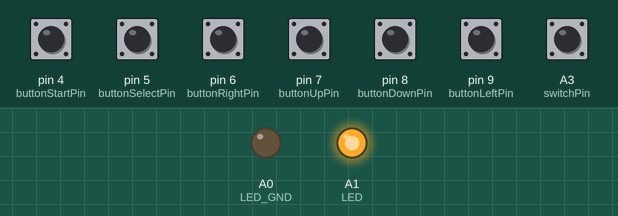
Bench run of a program on a simulated Arduino Leonardo, built with avr-gcc and run on an emulated ATmega32U4. Shown: output pins drawn as LEDs (lit = HIGH). The test bench sets the inputs (shaded band); at power-on: A3 (switchPin), pin 4 (buttonStartPin), pin 5 (buttonSelectPin), pin 6 (buttonRightPin), pin 7 (buttonUpPin), pin 8 (buttonDownPin), pin 9 (buttonLeftPin) HIGH. USB keyboard and mouse output is not drawn.

Above: at 4.3 s.
4.4 s: pin 4 (buttonStartPin) pulled LOW for 0.15 s
At 5.7 s:
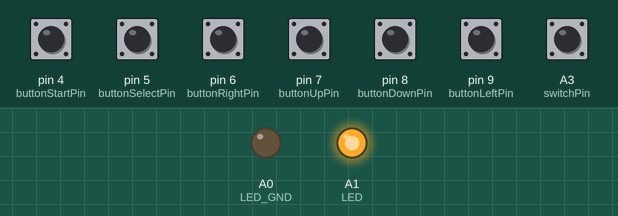
6.0 s: pin 5 (buttonSelectPin) pulled LOW for 1 s
At 7.8 s:
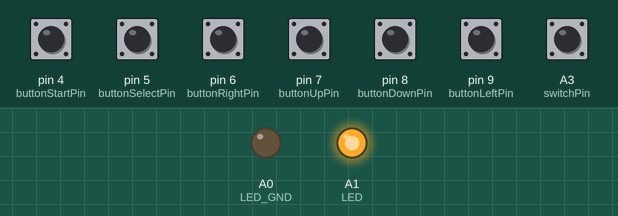
Timing chart, 0 to 9.3 s (numbered marks = the images above; inputs shaded):
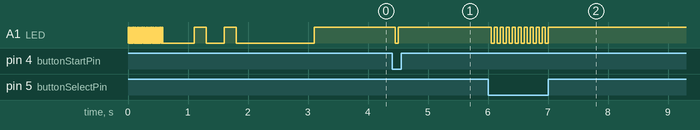

The program:

main.cpp
```cpp
// pinout:
// 4 --   start
// 5 --   select
// 6 --   right
// 7 --   up
// 8 --   down
// 9 --   left
// A1 --  led
// A0 -   led gnd
// A3 -   switch

// two blinks on startup: gamepad mode
// three blinks on startup: keyboard mode

// foam dance pad from AliExpress
// detected as gamepad with buttons 10 and hat:
// 10 --  start
// 9 --   select
// 4 --   right
// 3 --   up
// 2 --   down
// 1 --   left

#include <Arduino.h>
#include <Joystick.h>
#include <Keyboard.h>

#include "blinker.h"
#include "buttonDebounce.h"
#include "serialHelpers.h"
#define LED A1
#define LED_GND A0

Blinker blinker;

const int buttonStartPin = 4;
const int buttonSelectPin = 5;
const int buttonRightPin = 6;
const int buttonUpPin = 7;
const int buttonDownPin = 8;
const int buttonLeftPin = 9;

const int inputGuardPin = 10;
bool isInputEnabled = true;
bool isButtonsReleased = false;

const int switchPin = A3;
bool switchState = false;

ButtonDebounce buttonStartState;
ButtonDebounce buttonSelectState;
ButtonDebounce buttonRightState;
ButtonDebounce buttonUpState;
ButtonDebounce buttonDownState;
ButtonDebounce buttonLeftState;

void updateStates();
void setButtons();
void setButton(int, ButtonDebounce, char);
void updateBlinker();
void checkInputGuard();
void releaseButtons();
void startupBlink();
void switchBlink();

// Set up joystick with 6 buttons, and disable hat switch & all axes
Joystick_ Joystick(JOYSTICK_DEFAULT_REPORT_ID, JOYSTICK_TYPE_GAMEPAD, 10, 0,
                   false, false, false, false, false, false, false, false,
                   false, false, false);

void setup() {
  Serial.begin(115200);

  pinMode(LED, OUTPUT);
  pinMode(LED_GND, OUTPUT);

  pinMode(buttonLeftPin, INPUT_PULLUP);
  pinMode(buttonRightPin, INPUT_PULLUP);
  pinMode(buttonDownPin, INPUT_PULLUP);
  pinMode(buttonUpPin, INPUT_PULLUP);
  pinMode(buttonStartPin, INPUT_PULLUP);
  pinMode(buttonSelectPin, INPUT_PULLUP);
  pinMode(switchPin, INPUT_PULLUP);
  pinMode(inputGuardPin, INPUT_PULLUP);

  blinker.setPeriod(1000, 100);

  startupBlink();
  delay(500);

  switchState = digitalRead(switchPin);
  switchBlink();
  delay(1000);
  if (switchState) {
    Joystick.begin();
  } else {
    Keyboard.begin();
  }
}

void loop() {
  updateStates();
  checkInputGuard();
  setButtons();

  updateBlinker();
  digitalWrite(LED, blinker.state);
}

void checkInputGuard() {
  isInputEnabled = true;  // !digitalRead(inputGuardPin);
  if (isInputEnabled) {
    isButtonsReleased = false;
  } else {
    releaseButtons();
    isButtonsReleased = true;
  }
}

void releaseButtons() {
  if (isButtonsReleased) return;
  if (switchState) {
    for (int i = 0; i < 6; i++) {
      Joystick.setButton(i, false);
    }
  } else {
    Keyboard.releaseAll();
  }
}

void updateStates() {
  buttonLeftState.updateState(digitalRead(buttonLeftPin));
  buttonRightState.updateState(digitalRead(buttonRightPin));
  buttonDownState.updateState(digitalRead(buttonDownPin));
  buttonUpState.updateState(digitalRead(buttonUpPin));
  buttonStartState.updateState(digitalRead(buttonStartPin));
  buttonSelectState.updateState(digitalRead(buttonSelectPin));
}

// 10 --  start
// 9 --   select
// 4 --   right
// 3 --   up
// 2 --   down
// 1 --   left
void setButtons() {
  if (!isInputEnabled) return;
  setButton(9, buttonStartState, KEY_RETURN);
  setButton(8, buttonSelectState, KEY_ESC);
  setButton(2, buttonUpState, KEY_UP_ARROW);
  setButton(1, buttonDownState, KEY_DOWN_ARROW);
  setButton(0, buttonLeftState, KEY_LEFT_ARROW);
  setButton(3, buttonRightState, KEY_RIGHT_ARROW);
}

void setButton(int index, ButtonDebounce state, char c) {
  if (switchState) {
    if (state.isBtnPressed || state.isBtnReleased) {
      Joystick.setButton(index, state.btnState);
    }
  } else {
    if (state.isBtnPressed) {
      Keyboard.press(c);
    } else if (state.isBtnReleased) {
      Keyboard.release(c);
    }
  }
}

void updateBlinker() {
  if (buttonLeftState.btnState || buttonRightState.btnState ||
      buttonDownState.btnState || buttonUpState.btnState ||
      buttonStartState.btnState || buttonSelectState.btnState) {
    blinker.setPeriod(50, 50);
  } else {
    blinker.setPeriod(1000, 0);
  }
  blinker.update();
}

void startupBlink() {
  for (int i = 0; i < 20; i++) {
    digitalWrite(LED, HIGH);
    delay(10);
    digitalWrite(LED, LOW);
    delay(20);
  }
}

void switchBlink() {
  if (switchState) {
    for (int i = 0; i < 2; i++) {
      digitalWrite(LED, HIGH);
      delay(200);
      digitalWrite(LED, LOW);
      delay(300);
    }
  } else {
    for (int i = 0; i < 3; i++) {
      digitalWrite(LED, HIGH);
      delay(200);
      digitalWrite(LED, LOW);
      delay(300);
    }
  }
}
```

blinker.h
```cpp
#pragma once
#include <Arduino.h>

class Blinker {
  public:
    Blinker() {
    }

    int state = LOW;

    void setPeriod(unsigned long highPeriod, unsigned long lowPeriod) {
      _highPeriod = highPeriod;
      _lowPeriod = lowPeriod;
    }
    void update() {
      unsigned long currentTime = millis() % (_highPeriod + _lowPeriod);
      if (currentTime < _highPeriod) {
        state = HIGH;
      } else {
        state = LOW;
      }
    }
  private:
    unsigned long _highPeriod = 500;
    unsigned long _lowPeriod = 500;
};
```

buttonDebounce.h
```cpp
#pragma once
#include <Arduino.h>
class ButtonDebounce {
  public:
    ButtonDebounce() {
    }

    bool isBtnPressed = false;
    bool isBtnReleased = false;
    bool isBtnReleasedLongPress = false;
    bool btnState = false;

    void updateState(bool btnStateInput) {
      btnStateInternal = !btnStateInput; // pull_up buttons
      unsigned long currentTime = millis();
      isBtnPressed = false;
      isBtnReleased = false;
      isBtnReleasedLongPress = false;

      if (!debounceDelayPassed && currentTime - previousStateChangeTime >= debounceDelay) {
        debounceDelayPassed = true;
      }

      if (!longPressTimeoutPassed && currentTime - previousStateChangeTime >= longPressTimeout) {
        longPressTimeoutPassed = true;
      }

      if (btnStateInternal != previousState && debounceDelayPassed) {
        btnState = btnStateInternal;
        isBtnPressed = btnStateInternal;
        isBtnReleased = !btnStateInternal;

        if (isBtnPressed) {
          longPressTimeoutPassed = false;
        }

        if (isBtnReleased && longPressTimeoutPassed) {
          longPressTimeoutPassed = false;
          isBtnReleasedLongPress = true;
        }

        debounceDelayPassed = false;
        previousStateChangeTime = currentTime;
        previousState = btnStateInternal;
      }
    }
  private:
    bool debounceDelayPassed = false;
    unsigned long debounceDelay = 100;

    bool longPressTimeoutPassed = false;
    unsigned long longPressTimeout = 1500;

    uint32_t previousStateChangeTime = 0;

    bool btnStateInternal = false;
    bool previousState = false;
};
```

serialHelpers.h
```cpp
#pragma once
#include <Arduino.h>

bool isSerialPortOpened() {
  return Serial.availableForWrite() >= 32;
}
```

Measured:
- after the input at 4.4 s, A1 (LED): HIGH → LOW after 0.05 s, → HIGH 0.05 s later
- after the input at 6.0 s, A1 (LED): alternates HIGH for 0.05 s and LOW for 0.05 s, 20 changes in all, then stays HIGH, starting after 0.05 s
